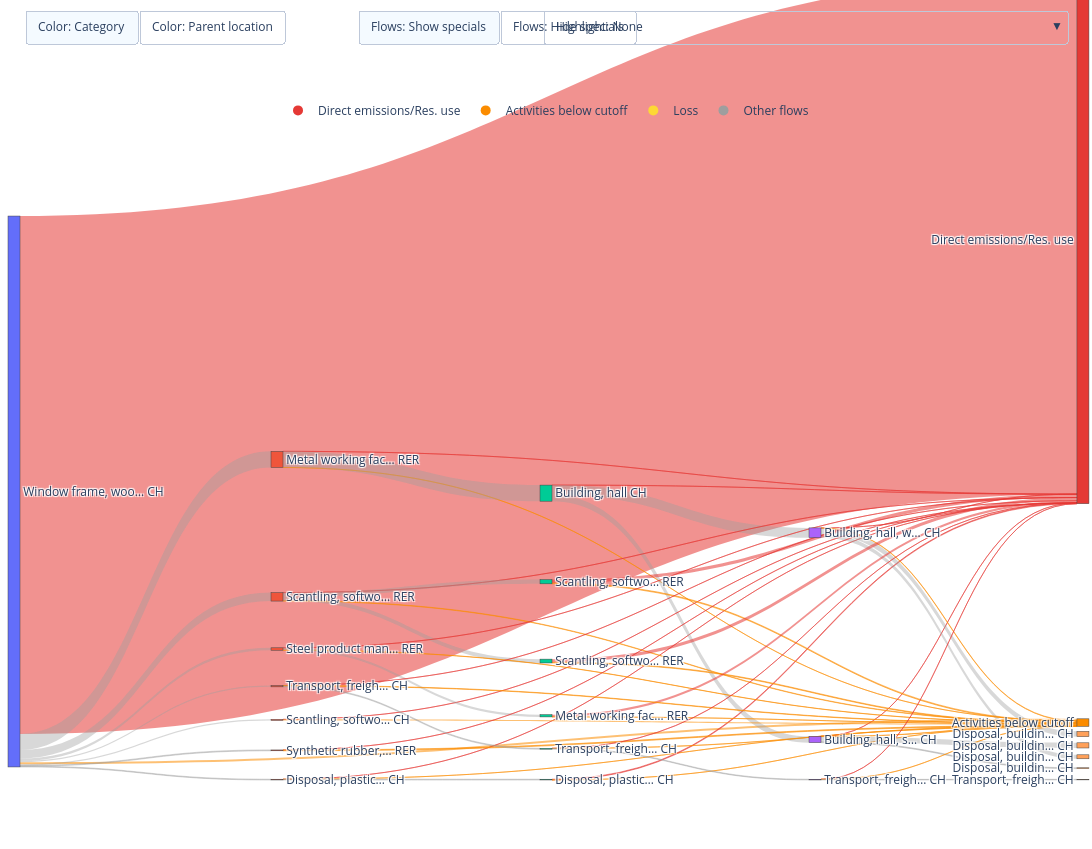

Write notebook code for a chart like this one.
### Code cell
wood_metal_sankey_path = NOTEBOOK_DIR / 'D3-04_wood_metal_frame_incineration_sankey.html'

wood_metal_incineration_sankey = wood_metal_incineration_supply_chain.plot_sankey(
    wood_metal_incineration_df,
    width_max=1600,
    height_max=850,
    node_instance_mode='by_parent',
    node_thickness=12,
    node_pad=8,
)

wood_metal_incineration_sankey.write_html(wood_metal_sankey_path, include_plotlyjs='cdn')
print(f'Saved Sankey to {wood_metal_sankey_path}')
wood_metal_incineration_sankey
